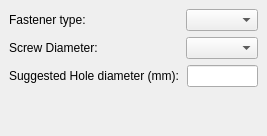
<?xml version="1.0" encoding="UTF-8"?>
<ui version="4.0">
 <class>DockWidget</class>
 <widget class="QDockWidget" name="DockWidget">
  <property name="geometry">
   <rect>
    <x>0</x>
    <y>0</y>
    <width>267</width>
    <height>136</height>
   </rect>
  </property>
  <property name="floating">
   <bool>true</bool>
  </property>
  <property name="windowTitle">
   <string>Screw hole calculator</string>
  </property>
  <widget class="QWidget" name="dockWidgetContents">
   <layout class="QGridLayout" name="gridLayout">
    <item row="1" column="0">
     <layout class="QVBoxLayout" name="verticalLayout">
      <item>
       <layout class="QHBoxLayout" name="horizontalLayout">
        <item>
         <widget class="QLabel" name="label">
          <property name="text">
           <string>Fastener type:</string>
          </property>
         </widget>
        </item>
        <item>
         <spacer name="horizontalSpacer">
          <property name="orientation">
           <enum>Qt::Horizontal</enum>
          </property>
          <property name="sizeHint" stdset="0">
           <size>
            <width>40</width>
            <height>20</height>
           </size>
          </property>
         </spacer>
        </item>
        <item>
         <widget class="QComboBox" name="comboFastenerType"/>
        </item>
       </layout>
      </item>
      <item>
       <layout class="QHBoxLayout" name="horizontalLayout_2">
        <item>
         <widget class="QLabel" name="label_2">
          <property name="text">
           <string>Screw Diameter:</string>
          </property>
         </widget>
        </item>
        <item>
         <spacer name="horizontalSpacer_2">
          <property name="orientation">
           <enum>Qt::Horizontal</enum>
          </property>
          <property name="sizeHint" stdset="0">
           <size>
            <width>40</width>
            <height>20</height>
           </size>
          </property>
         </spacer>
        </item>
        <item>
         <widget class="QComboBox" name="comboDiameter"/>
        </item>
       </layout>
      </item>
      <item>
       <layout class="QHBoxLayout" name="horizontalLayout_3">
        <item>
         <widget class="QLabel" name="labelHoleSize">
          <property name="text">
           <string>Suggested Hole diameter (mm):</string>
          </property>
         </widget>
        </item>
        <item>
         <spacer name="horizontalSpacer_3">
          <property name="orientation">
           <enum>Qt::Horizontal</enum>
          </property>
          <property name="sizeHint" stdset="0">
           <size>
            <width>40</width>
            <height>20</height>
           </size>
          </property>
         </spacer>
        </item>
        <item>
         <widget class="QLineEdit" name="textHole">
          <property name="readOnly">
           <bool>true</bool>
          </property>
         </widget>
        </item>
       </layout>
      </item>
      <item>
       <spacer name="verticalSpacer">
        <property name="orientation">
         <enum>Qt::Vertical</enum>
        </property>
        <property name="sizeHint" stdset="0">
         <size>
          <width>20</width>
          <height>40</height>
         </size>
        </property>
       </spacer>
      </item>
     </layout>
    </item>
   </layout>
  </widget>
 </widget>
 <resources/>
 <connections/>
</ui>
